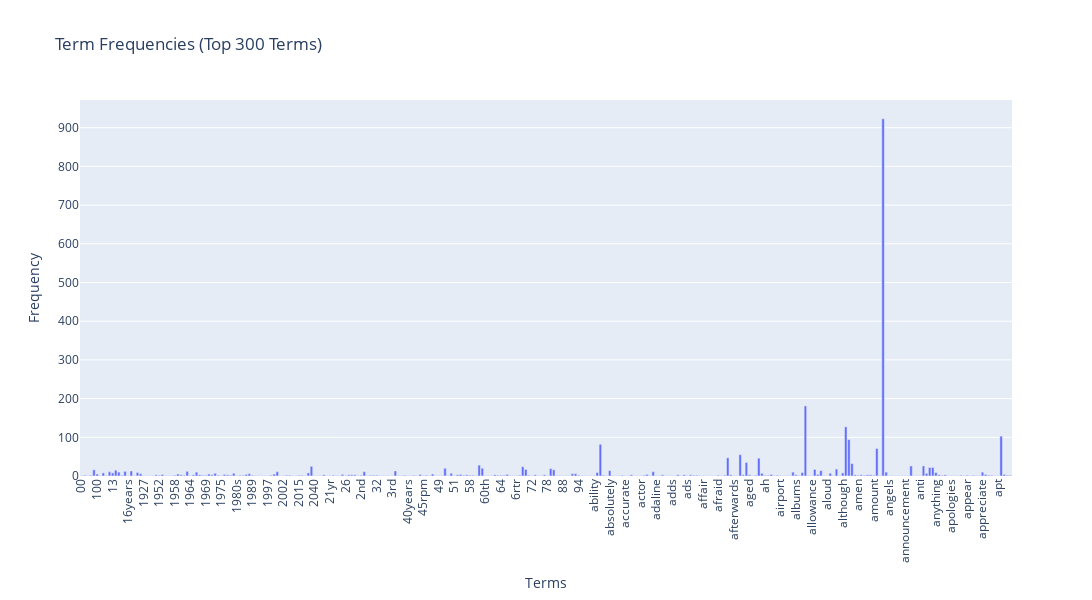

Write notebook code for a chart like this one.
### Markdown cell above
### Exercise 12

### Code cell
import plotly.graph_objects as go

# 聚合屬性 (這裡僅選擇前 300 個詞頻作為範例)
words = count_vect.get_feature_names_out()[:300]
frequencies = term_frequencies[:300]

# 使用 Plotly 繪製條形圖
fig = go.Figure(data=[
    go.Bar(x=words, y=frequencies)
])

# 設定圖形屬性
fig.update_layout(
    title="Term Frequencies (Top 300 Terms)",
    xaxis_title="Terms",
    yaxis_title="Frequency",
    xaxis_tickangle=-90,
    width=1200,  # 調整圖寬以更好地顯示詞語
    height=600
)

# 顯示圖形
fig.show()

### Figure 1 — Plotly figure (JSON) as saved in the notebook; plotly's stock layout.template omitted (floating-point values rounded to 4 significant figures; data arrays with more than 128 entries replaced by an {"elided": "..."} marker saying what was removed)
{"data": [{"type": "bar", "x": {"elided": "300 str values"}, "y": {"elided": "300 int values"}}], "layout": {"height": 600, "title": {"text": "Term Frequencies (Top 300 Terms)"}, "width": 1200, "xaxis": {"tickangle": -90, "title": {"text": "Terms"}}, "yaxis": {"title": {"text": "Frequency"}}}}
